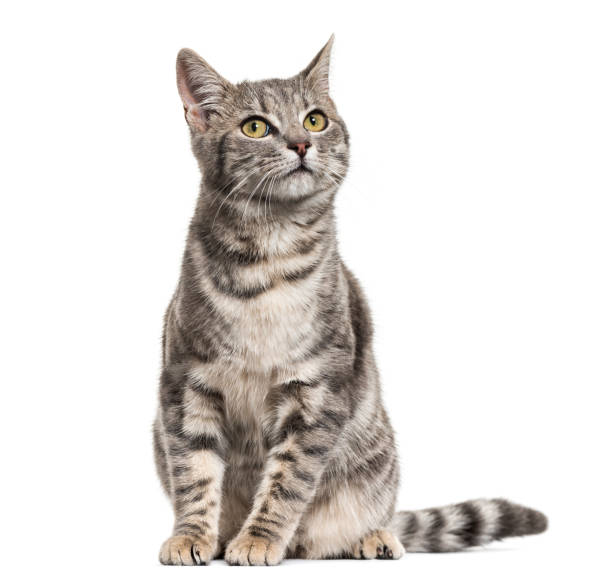
#> input picture ai_and_dl-main/fundamental of ml_ai/cat.jpg, 612 x 584 px
$ jupyter execute day9.ipynb
#> lines starting #> are read from the running program, lines starting #| are printed output that depends on the picture
[cell 1]
import numpy as np
import cv2
import skimage
import matplotlib.pyplot as plt

[cell 2]
#!python -m pip install matplotlib
#!python -m pip install opencv-python
#!python -m pip install scikit-image
#!python -m pip install pillow

[cell 3]
#compuer vision --> dip(digital image)

[cell 4]
image1=plt.imread('cat.jpg')
#> image1 is the input picture: shape (584, 612, 3); mean R, G, B 226.1, 222.2, 219.2
plt.imshow(image1)
plt.axis('off')

[cell 5]
image2=cv2.imread('dog.jpg')
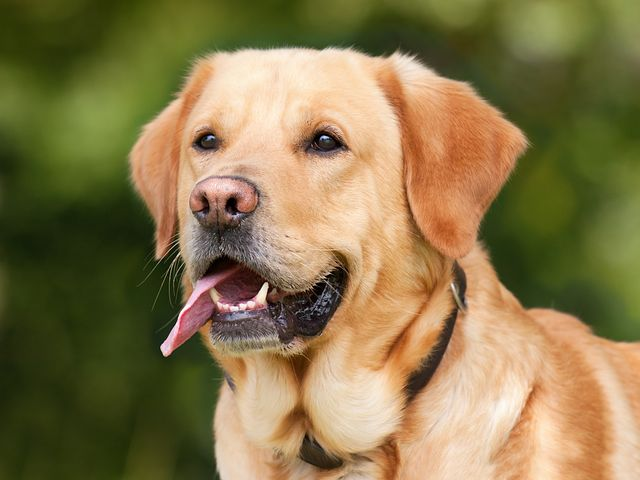
#> input picture ai_and_dl-main/fundamental of ml_ai/dog.jpg, 640 x 480 px
#> image2 is the input picture: shape (480, 640, 3); mean B, G, R 76.2, 119.6, 136.3
cv2.imshow('image2',image2)
cv2.waitKey(0)

# jab hum lod waitkey ka walie 0 karta ha tub nich wala statement excuted kar na ha

#cv2.destroyAllWindows()

[cell 6]
img3=skimage.io.imread('cat.jpg')
skimage.io.imshow(img3)

[cell 7]
img3

[cell 8]
type(img3) ,type(image2) ,type(image1)

[cell 9]
img3.shape
#> Out = (584, 612, 3)

[cell 10]
img3.size
#> Out = 1072224

[cell 11]
r1=np.random.randint(0,255,(500,500))
r1.shape
plt.imshow(r1)
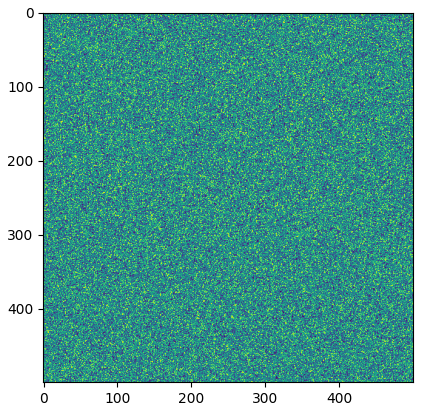
#> figure drawn by matplotlib, 1 panel

[cell 12]
r2=np.random.randint(0,255,(500,500))
r2.shape
plt.imshow(r2,cmap='gray')
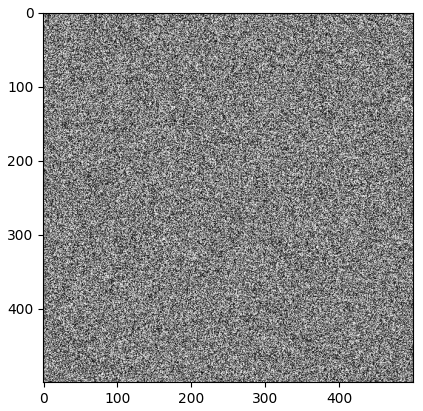
#> figure drawn by matplotlib, 1 panel

[cell 13]
r3=np.random.randint(0,255,(50,50))
r3.shape
plt.imshow(r3,cmap='gray')
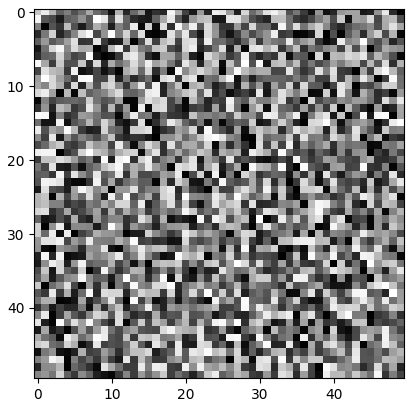
#> figure drawn by matplotlib, 1 panel

[cell 14]
img=np.ones((50,50,3) , dtype='uint8')*255

img[:25,:25,1:]= 0  #img[:25,:25,1:]*0
img[:25,25:,::2]= 0  #img[:25,:25,::2]*0
img[25:,:25,:2]= 0 #img[25:,25:,2:]*0
img[25:,25:,2:]=0
plt.imshow(img)
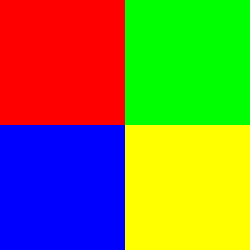
#> shown: shape (50, 50, 3) (shown 5 times larger); mean R, G, B 127.5, 127.5, 63.8

[cell 15]
plt.imsave('square.png',img)

[cell 16]
#cv2 sa save karana sa colour diffrent hoga becouse BGR formate

[cell 17]
skimage.io.imshow(img3[:,:,::-1])
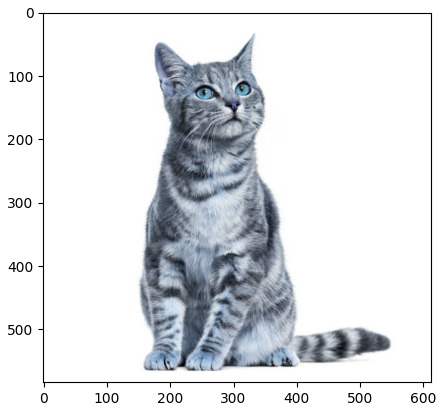
#> figure drawn by matplotlib, 1 panel; B, G, R data is drawn as R, G, B

[cell 18]
cv2.imwrite("square box.jpg",img[:,:,::-1])
